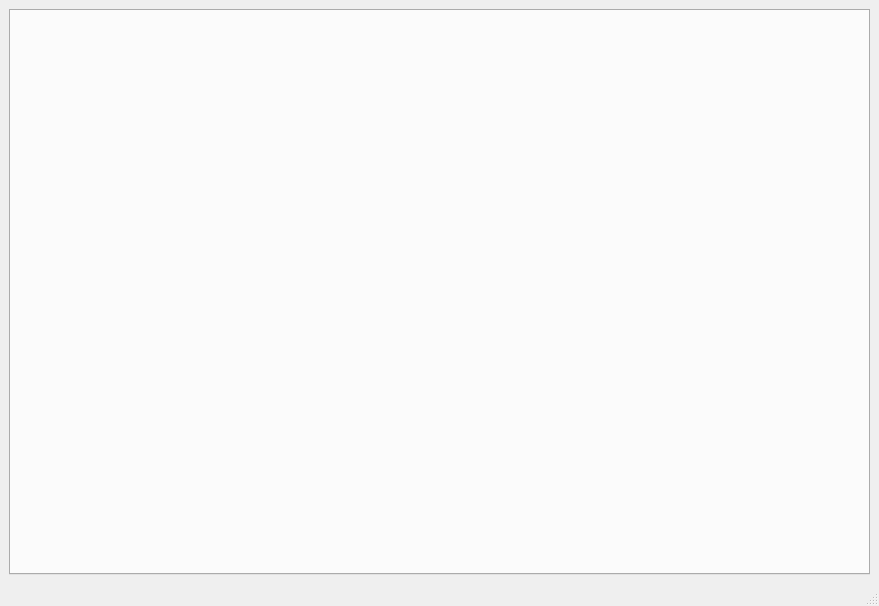
<?xml version="1.0" encoding="UTF-8"?>
<ui version="4.0">
 <class>Frmmanager</class>
 <widget class="QMainWindow" name="Frmmanager">
  <property name="geometry">
   <rect>
    <x>0</x>
    <y>0</y>
    <width>879</width>
    <height>606</height>
   </rect>
  </property>
  <property name="windowTitle">
   <string>MainWindow</string>
  </property>
  <widget class="QWidget" name="centralwidget">
   <layout class="QGridLayout" name="gridLayout">
    <item row="0" column="0">
     <widget class="QTabWidget" name="tabWidget">
      <property name="currentIndex">
       <number>-1</number>
      </property>
      <property name="tabsClosable">
       <bool>true</bool>
      </property>
     </widget>
    </item>
   </layout>
  </widget>
  <widget class="QStatusBar" name="statusbar"/>
  <widget class="QMenuBar" name="menubar">
   <property name="geometry">
    <rect>
     <x>0</x>
     <y>0</y>
     <width>879</width>
     <height>26</height>
    </rect>
   </property>
  </widget>
 </widget>
 <resources/>
 <connections/>
</ui>
